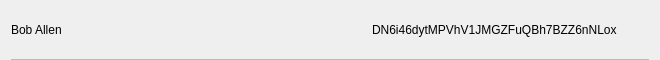
<?xml version="1.0" encoding="UTF-8"?>
<ui version="4.0">
 <class>AddressLabelRow</class>
 <widget class="QWidget" name="AddressLabelRow">
  <property name="geometry">
   <rect>
    <x>0</x>
    <y>0</y>
    <width>660</width>
    <height>60</height>
   </rect>
  </property>
  <property name="minimumSize">
   <size>
    <width>0</width>
    <height>60</height>
   </size>
  </property>
  <property name="windowTitle">
   <string>Form</string>
  </property>
  <layout class="QVBoxLayout" name="verticalLayout">
   <property name="spacing">
    <number>0</number>
   </property>
   <property name="topMargin">
    <number>0</number>
   </property>
   <property name="bottomMargin">
    <number>0</number>
   </property>
   <item>
    <widget class="QWidget" name="rowContainer" native="true">
     <property name="styleSheet">
      <string notr="true"/>
     </property>
     <layout class="QHBoxLayout" name="horizontalLayout">
      <property name="spacing">
       <number>0</number>
      </property>
      <property name="leftMargin">
       <number>0</number>
      </property>
      <property name="topMargin">
       <number>0</number>
      </property>
      <property name="rightMargin">
       <number>0</number>
      </property>
      <property name="bottomMargin">
       <number>0</number>
      </property>
      <item>
       <widget class="QLabel" name="lblLabel">
        <property name="styleSheet">
         <string notr="true"/>
        </property>
        <property name="text">
         <string>Bob Allen</string>
        </property>
       </widget>
      </item>
      <item>
       <spacer name="horizontalSpacer">
        <property name="orientation">
         <enum>Qt::Horizontal</enum>
        </property>
        <property name="sizeHint" stdset="0">
         <size>
          <width>40</width>
          <height>20</height>
         </size>
        </property>
       </spacer>
      </item>
      <item>
       <widget class="QLabel" name="lblAddress">
        <property name="styleSheet">
         <string notr="true"/>
        </property>
        <property name="text">
         <string>DN6i46dytMPVhV1JMGZFuQBh7BZZ6nNLox</string>
        </property>
       </widget>
      </item>
      <item>
       <widget class="QPushButton" name="btnMenu">
        <property name="styleSheet">
         <string notr="true">border:none; background-color:transparent;</string>
        </property>
        <property name="text">
         <string/>
        </property>
        <property name="icon">
         <iconset>
          <normaloff>://ic-menu-hover</normaloff>://ic-menu-hover</iconset>
        </property>
        <property name="iconSize">
         <size>
          <width>24</width>
          <height>24</height>
         </size>
        </property>
       </widget>
      </item>
     </layout>
    </widget>
   </item>
   <item>
    <widget class="QLabel" name="lblDivisory">
     <property name="minimumSize">
      <size>
       <width>0</width>
       <height>1</height>
      </size>
     </property>
     <property name="maximumSize">
      <size>
       <width>16777215</width>
       <height>1</height>
      </size>
     </property>
     <property name="styleSheet">
      <string notr="true">background-color:#bababa;</string>
     </property>
     <property name="text">
      <string/>
     </property>
     <property name="alignment">
      <set>Qt::AlignBottom|Qt::AlignLeading|Qt::AlignLeft</set>
     </property>
    </widget>
   </item>
  </layout>
 </widget>
 <resources/>
 <connections/>
</ui>
